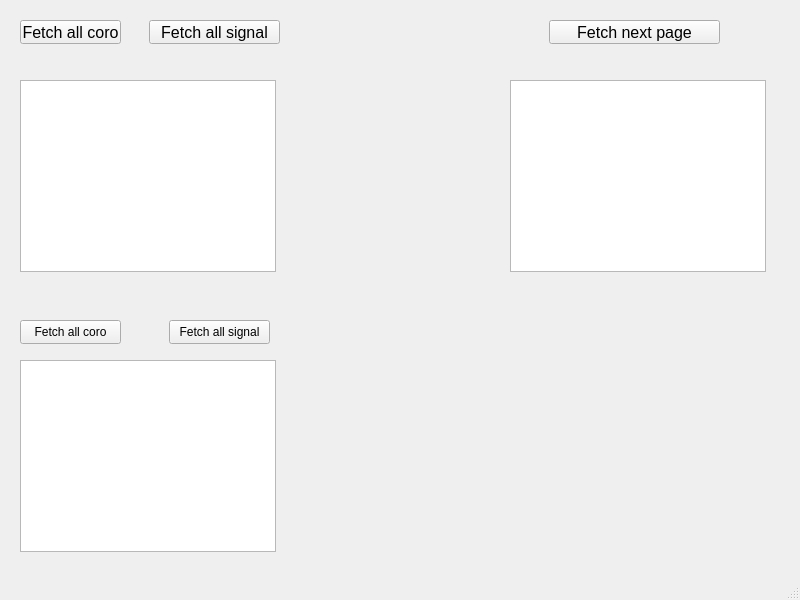
<?xml version="1.0" encoding="UTF-8"?>
<ui version="4.0">
 <class>MainWindow</class>
 <widget class="QMainWindow" name="MainWindow">
  <property name="geometry">
   <rect>
    <x>0</x>
    <y>0</y>
    <width>800</width>
    <height>600</height>
   </rect>
  </property>
  <property name="windowTitle">
   <string>MainWindow</string>
  </property>
  <widget class="QWidget" name="centralwidget">
   <widget class="QPushButton" name="pbStart">
    <property name="geometry">
     <rect>
      <x>20</x>
      <y>20</y>
      <width>101</width>
      <height>24</height>
     </rect>
    </property>
    <property name="font">
     <font>
      <pointsize>12</pointsize>
     </font>
    </property>
    <property name="toolTip">
     <string>Fetch full result using coro with pages</string>
    </property>
    <property name="text">
     <string>Fetch all coro</string>
    </property>
   </widget>
   <widget class="QListView" name="listViewPaged">
    <property name="geometry">
     <rect>
      <x>510</x>
      <y>80</y>
      <width>256</width>
      <height>192</height>
     </rect>
    </property>
   </widget>
   <widget class="QListView" name="listViewFull">
    <property name="geometry">
     <rect>
      <x>20</x>
      <y>80</y>
      <width>256</width>
      <height>192</height>
     </rect>
    </property>
   </widget>
   <widget class="QPushButton" name="pushByPage">
    <property name="geometry">
     <rect>
      <x>549</x>
      <y>20</y>
      <width>171</width>
      <height>24</height>
     </rect>
    </property>
    <property name="font">
     <font>
      <pointsize>12</pointsize>
     </font>
    </property>
    <property name="toolTip">
     <string>Load next page on demand</string>
    </property>
    <property name="text">
     <string>Fetch next page</string>
    </property>
   </widget>
   <widget class="QPushButton" name="pbSignalSlot">
    <property name="geometry">
     <rect>
      <x>149</x>
      <y>20</y>
      <width>131</width>
      <height>24</height>
     </rect>
    </property>
    <property name="font">
     <font>
      <pointsize>12</pointsize>
     </font>
    </property>
    <property name="toolTip">
     <string>Fetsh all by signal using pages</string>
    </property>
    <property name="text">
     <string>Fetch all signal</string>
    </property>
   </widget>
   <widget class="QPushButton" name="pbStartAll">
    <property name="geometry">
     <rect>
      <x>20</x>
      <y>320</y>
      <width>101</width>
      <height>24</height>
     </rect>
    </property>
    <property name="text">
     <string>Fetch all coro</string>
    </property>
   </widget>
   <widget class="QPushButton" name="pbSignalSlotAll">
    <property name="geometry">
     <rect>
      <x>169</x>
      <y>320</y>
      <width>101</width>
      <height>24</height>
     </rect>
    </property>
    <property name="text">
     <string>Fetch all signal</string>
    </property>
   </widget>
   <widget class="QListView" name="listViewFullAll">
    <property name="geometry">
     <rect>
      <x>20</x>
      <y>360</y>
      <width>256</width>
      <height>192</height>
     </rect>
    </property>
   </widget>
  </widget>
  <widget class="QMenuBar" name="menubar">
   <property name="geometry">
    <rect>
     <x>0</x>
     <y>0</y>
     <width>800</width>
     <height>21</height>
    </rect>
   </property>
  </widget>
  <widget class="QStatusBar" name="statusbar"/>
 </widget>
 <resources/>
 <connections/>
</ui>
